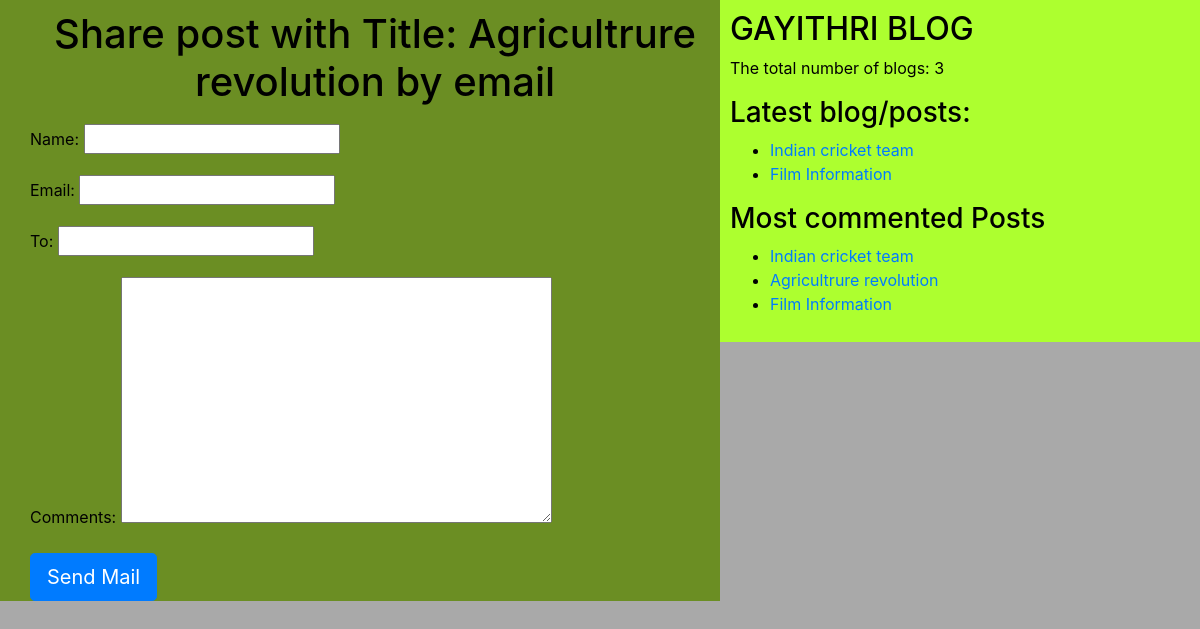
Screenshot of /4/share/ with the database file from the repository.
### blogapp/models.py (models this page shows, shortened)
class Post(models.Model):
	STATUS_CHOICES = (('draft', 'Draft'), ('published', 'Published'))
	title = models.CharField(max_length=50)
	slug = models.SlugField(max_length=50,unique_for_date='publish')
	author = models.ForeignKey(User, related_name='blog_posts', on_delete = models.CASCADE)
	body = models.TextField()
	publish = models.DateTimeField(default = timezone.now)
	created = models.DateTimeField(auto_now_add=True)
	updated = models.DateTimeField(auto_now=True)
	status = models.CharField(max_length=50, choices=STATUS_CHOICES, default='draft')
	objects = CustomManager()
	tags = TaggableManager()
	class Meta:
		ordering = ('-publish',)
	def get_absolute_url(self):
		return reverse('post_detail',args=[self.publish.year, self.publish.strftime('%m'), self.publish.strftime('%d'),self.slug])

### blogapp/views.py (the view)
# urls.py: re_path(r'^(?P<id>\d+)/share/$',views.mail_send_view),
def mail_send_view(request,id):
	post = get_object_or_404(Post, id=id, status='published')
	sent = False
	if request.method == 'POST':
		form = EmailSendForm(request.POST)
		if form.is_valid():
			cd = form.cleaned_data
			subject = '{} ({}) recommends you to read"{}"'.format(cd['name'], cd['email'],post.title)
			post_url = request.build_absolute_uri(post.get_absolute_url())
			message = 'Read the post at :\n {} \n\n {}\'s comments:\n{}'.format(post_url,cd['name'],cd['comments'])
			send_mail(subject, message, 'gayithrihh206@gmail.com', [cd['to']])
			sent = True
	else:
	    form = EmailSendForm()
	my_dict = {'form':form, 'post':post, 'sent':sent}
	return render(request=request, template_name='blogapp/sharebymail.html',context=my_dict)

### blogapp/forms.py
class EmailSendForm(forms.Form):
	name = forms.CharField()
	email = forms.EmailField()
	to = forms.CharField()
	comments = forms.CharField(required=False, widget=forms.Textarea)

### blogapp/models.py (called while the page is built)
	def get_queryset(self):
		return super().get_queryset().filter(status='published')

### blogapp/templatetags/blog_tags.py (called while the page is built)
@register.simple_tag(name='my_tag')
def total_posts():
	return Post.objects.count()

@register.inclusion_tag('blogapp/latest_posts.html')
def show_latest_posts():
	latest_posts = Post.objects.order_by('-publish')[:2]
	return {'latest_posts':latest_posts}

@register.simple_tag()
def get_most_commented_posts(count=3):
	return Post.objects.annotate(total_comments=Count('comments')).order_by('total_comments')[:count]

### templates/blogapp/sharebymail.html (shortened to what this page needs)
{% extends "blogapp/base.html" %}
{% block content_block %}
   {% if sent %}
   <h1> Email sent successfully </h1>
   <h2>Post with title: {{ post.title }} shared by email</h2>
   {% else %}
   <h1>
      Share post with Title: {{ post.title }} by email
   </h1>
   <form method="POST">
      {{ form.as_p }}
      <input type="submit" name="" class="btn btn-primary btn-lg" value="Send Mail">
   </form>
   {% endif %}
{% endblock content_block %}

### templates/blogapp/base.html (shortened to what this page needs)
<!DOCTYPE html>
{% load static %}
{% load blog_tags %}
<html lang="en" dir="ltr">
<head>
	<link rel="stylesheet" href="https://maxcdn.bootstrapcdn.com/bootstrap/4.0.0/css/bootstrap.min.css">
	<link rel="stylesheet" type="text/css" href= "{% static "blogapp/css/blogapp.css" %}">
</head>
<body>
	<div class="content">
		{% block content_block %}
		{% endblock content_block %}
	</div>
	<div class="sidebar">
		<h2> GAYITHRI BLOG </h2>
		<p> The total number of blogs: <span id='pcount'> {% my_tag %}	</span></p>
		<h3> Latest blog/posts: </h3> {% show_latest_posts %}
		<h3>Most commented Posts </h3>
		{% get_most_commented_posts as m_c_p %}
		<ul>
			{% for post in m_c_p  %}
			 <li> <a href="{{ post.get_absolute_url }}"> {{ post.title }}</a></li>
			{% endfor %}
		</ul>
	</div>
</body>
</html>

### templates/blogapp/latest_posts.html
<ul>
	{% for post in latest_posts  %}
	 <li><a href="{{ post.get_absolute_url }}">{{ post.title }}</a></li>
	{% endfor %}
</ul>

### statics/blogapp/css/blogapp.css (style rules this page uses)
.content { width: 60%; float: left; padding: 10px 0 0 30px; background: olivedrab; height: 100%; }
.sidebar { width: 40%; float: right; padding: 10px; background: greenyellow; height: 100%; }
h1 { text-align: center; border: 1px pink; padding-bottom: 10px; }
body { color: black; background: darkgrey; }

### rows the page displays
Post: title "Agricultrure revolution"
Post: title "Indian cricket team"
Post: title "Film Information"
